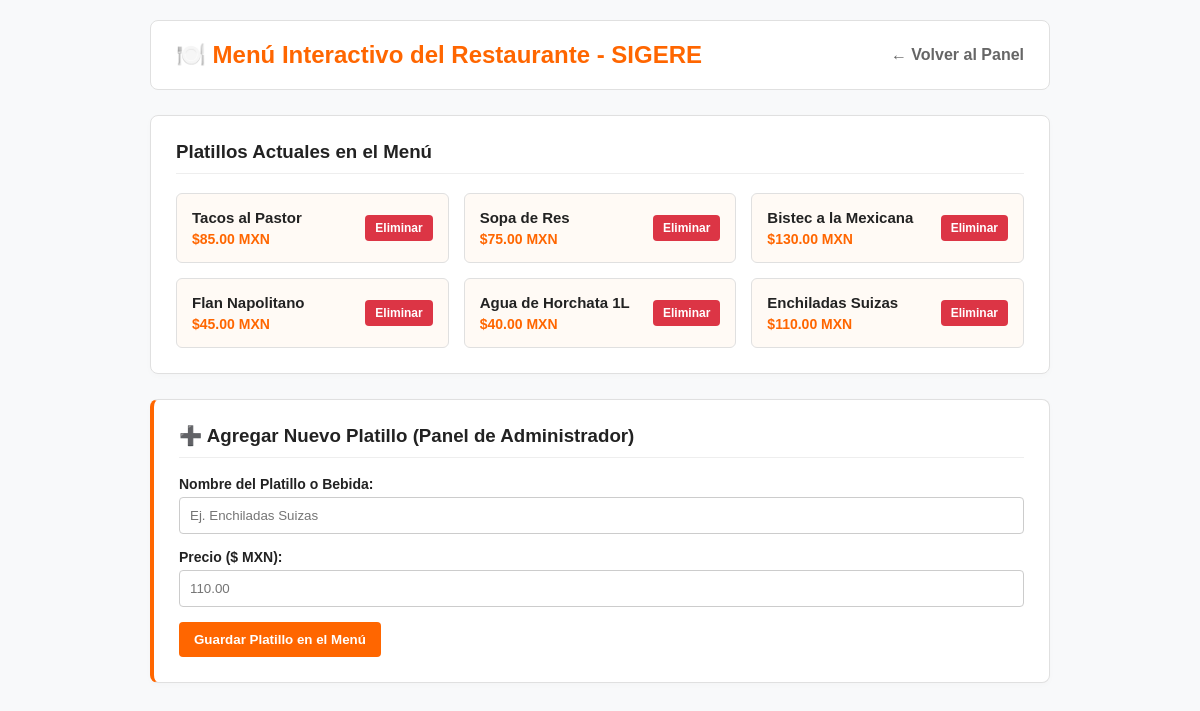
Screenshot of /menu.php (signed in) with the database file from the repository.
### tables this page shows
CREATE TABLE IF NOT EXISTS platillos (
    id          INT AUTO_INCREMENT PRIMARY KEY,
    nombre      VARCHAR(100) NOT NULL,
    precio      DECIMAL(10,2) NOT NULL,
    activo      TINYINT(1) NOT NULL DEFAULT 1
);

### menu.php (the view, shortened to what this page needs)
<?php
require_once 'conexion.php';
$esAdmin = (isset($_SESSION['rol']) && $_SESSION['rol'] === 'Administrador');
try {
    $stmt = $pdo->query("SELECT * FROM platillos");
    $menu = $stmt->fetchAll(PDO::FETCH_ASSOC);
} catch (Exception $e) {
    $menu = [];
}
?>
<!DOCTYPE html>
<html lang="es">
<head>
</head>
<body>
    <div class="container">
        <div class="header-menu">
            <h2>🍽️ Menú Interactivo del Restaurante - SIGERE</h2>
            <a href="index.php" class="back-btn">← Volver al Panel</a>
        </div>
        <div class="panel-box">
            <h3>Platillos Actuales en el Menú</h3>
            <div class="menu-grid">
                <?php if (count($menu) > 0): ?>
                    <?php foreach ($menu as $platillo): ?>
                        <div class="menu-card">
                            <div class="menu-info">
                                <strong><?php echo htmlspecialchars($platillo['nombre']); ?></strong>
                                <span class="price">$<?php echo number_format($platillo['precio'], 2); ?> MXN</span>
                            </div>
                            <?php if ($esAdmin): ?>
                                <form action="menu.php" method="POST" onsubmit="return confirm('¿Estás seguro de eliminar este platillo?');">
                                    <button type="submit" class="btn-delete">Eliminar</button>
                                </form>
                            <?php endif; ?>
                        </div>
                    <?php endforeach; ?>
                <?php else: ?>
                    <p style="color: var(--text-gray); font-size: 14px;">No hay platillos registrados en la base de datos.</p>
                <?php endif; ?>
            </div>
        </div>
        <?php if ($esAdmin): ?>
            <div class="panel-box" style="border-left: 4px solid var(--accent-orange);">
                <h3>➕ Agregar Nuevo Platillo (Panel de Administrador)</h3>
                <form action="menu.php" method="POST">
                    <div class="form-group">
                        <label for="nombre">Nombre del Platillo o Bebida:</label>
                        <input type="text" id="nombre" name="nombre" required placeholder="Ej. Enchiladas Suizas">
                    </div>
                    <div class="form-group">
                        <label for="precio">Precio ($ MXN):</label>
                        <input type="number" step="0.01" id="precio" name="precio" required placeholder="110.00">
                    </div>
                    <button type="submit" class="btn-submit">Guardar Platillo en el Menú</button>
                </form>
            </div>
        <?php else: ?>
            <div style="text-align: center; color: var(--text-gray); font-size: 13px;">
                * Estás conectado como empleado. La gestión y modificación del menú está restringida al rol de Administrador.
            </div>
        <?php endif; ?>
    </div>
</body>
</html>

### menu.php (style rules this page uses)
:root { --bg-main: #f8f9fa; --card-bg: #ffffff; --accent-orange: #ff6600; --text-dark: #222222; --text-gray: #666666; --border-color: #e0e0e0; --danger-red: #dc3545; }
body { font-family: Arial, sans-serif; background-color: var(--bg-main); color: var(--text-dark); margin: 0; padding: 20px; }
.container { max-width: 900px; margin: auto; }
.header-menu { background: var(--card-bg); padding: 20px 25px; border-radius: 8px; display: flex; justify-content: space-between; align-items: center; border-bottom: 3px solid var(--accent-orange); border: 1px solid var(--border-color); margin-bottom: 25px; }
.header-menu h2 { margin: 0; color: var(--accent-orange); }
.back-btn { color: var(--text-gray); text-decoration: none; font-weight: bold; }
.panel-box { background: var(--card-bg); padding: 25px; border-radius: 8px; border: 1px solid var(--border-color); box-shadow: 0 2px 6px rgba(0,0,0,0.02); margin-bottom: 25px; }
.panel-box h3 { margin-top: 0; color: var(--text-dark); border-bottom: 1px solid #eee; padding-bottom: 10px; }
.menu-grid { display: grid; grid-template-columns: repeat(auto-fit, minmax(260px, 1fr)); gap: 15px; }
.menu-card { background: #fffaf5; border: 1px solid var(--border-color); padding: 15px; border-radius: 6px; display: flex; justify-content: space-between; align-items: center; }
.menu-info strong { font-size: 15px; color: var(--text-dark); }
.price { color: var(--accent-orange); font-weight: bold; font-size: 14px; margin-top: 4px; display: block; }
.form-group { margin-bottom: 15px; }
.form-group label { display: block; margin-bottom: 5px; font-weight: bold; font-size: 14px; }
.form-group input { width: 100%; padding: 10px; border: 1px solid #ccc; border-radius: 4px; box-sizing: border-box; }
.btn-submit { background: var(--accent-orange); color: white; border: none; padding: 10px 15px; font-weight: bold; border-radius: 4px; cursor: pointer; }
.btn-delete { background: var(--danger-red); color: white; border: none; padding: 6px 10px; border-radius: 4px; cursor: pointer; font-size: 12px; font-weight: bold; }

### rows the page displays
platillos: nombre "Tacos al Pastor", precio "85.00"
platillos: nombre "Sopa de Res", precio "75.00"
platillos: nombre "Bistec a la Mexicana", precio "130.00"
platillos: nombre "Flan Napolitano", precio "45.00"
platillos: nombre "Agua de Horchata 1L", precio "40.00"
platillos: nombre "Enchiladas Suizas", precio "110.00"
